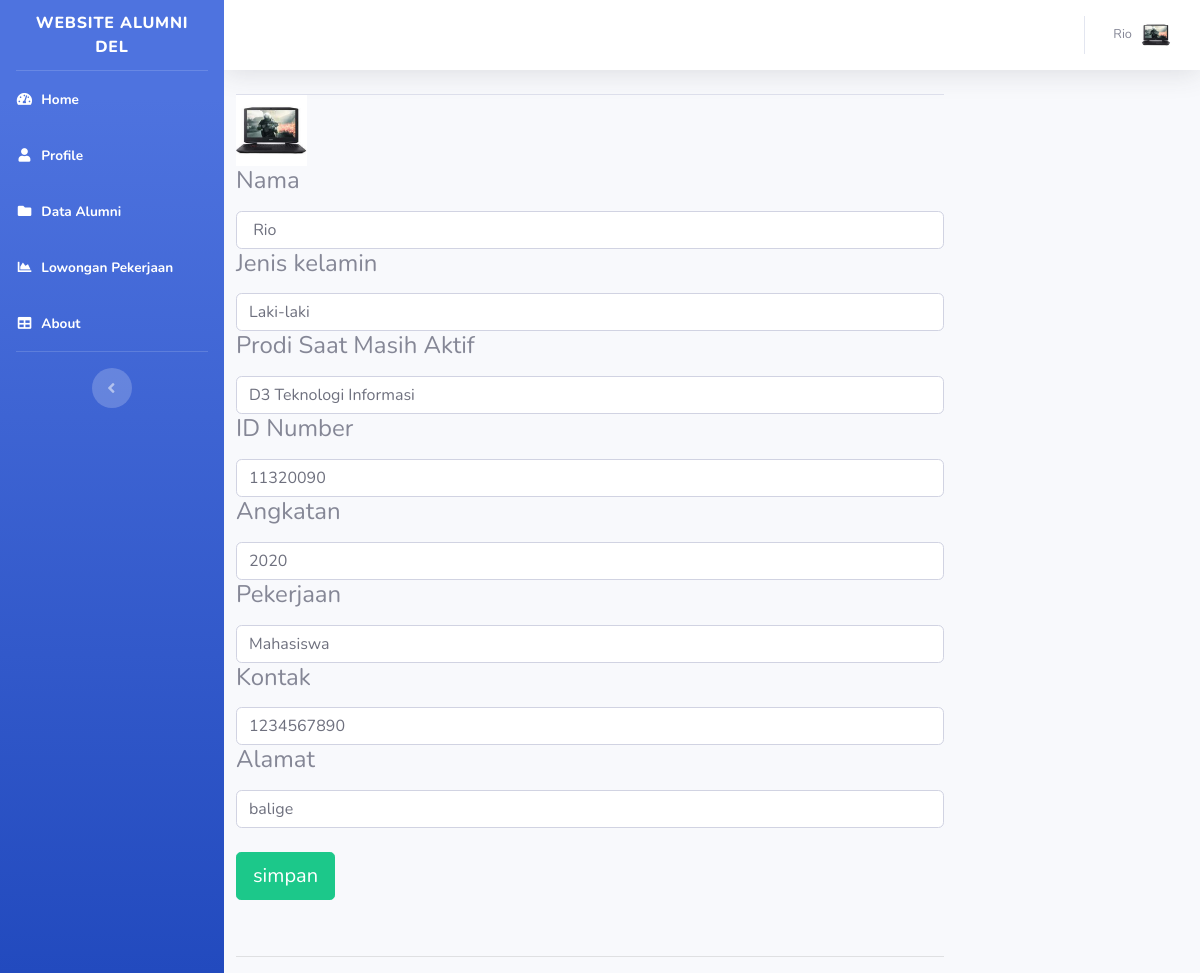
/edit2.php?id=5 (signed in), run on the app's committed database.
### tables this page shows
CREATE TABLE `user1` (
  `id_user` int(11) NOT NULL,
  `username` varchar(100) NOT NULL,
  `password` varchar(200) NOT NULL,
  `Nama` varchar(100) NOT NULL,
  `Jk` varchar(50) NOT NULL,
  `number_id` varchar(100) NOT NULL,
  `Angkatan` int(11) NOT NULL,
  `Pekerjaan` varchar(200) NOT NULL,
  `Kontak` varchar(20) NOT NULL,
  `Alamat` varchar(200) NOT NULL,
  `gambar` varchar(200) DEFAULT NULL,
  `Prodi` varchar(200) NOT NULL
);

### functions.php (called while the page is built, shortened)
<?php
include "login_syn.php";
function query($query){
	global $connect;
	$result = mysqli_query($connect,$query);
	$rows = [];
	while($row = mysqli_fetch_assoc($result)){
		$rows[] = $row;
	}
	return $rows;
}
?>

### edit2.php (the view, shortened to what this page needs)
<?php
include "login_syn.php";
include "functions.php";
$id_user = $_SESSION["id_user"];
$id = $_GET["id"];
  $ambil =query("SELECT * FROM user1 where id_user=$id")[0];
?>
<!DOCTYPE html>
<html lang="en">
<head>
    <link href="vendor/fontawesome-free/css/all.min.css" rel="stylesheet" type="text/css">
    <link href="css/sb-admin-2.min.css" rel="stylesheet">
    <link href="vendor/datatables/dataTables.bootstrap4.min.css" rel="stylesheet">
</head>
<body id="page-top">
    <div id="wrapper">
        <ul class="navbar-nav bg-gradient-primary sidebar sidebar-dark accordion" id="accordionSidebar">
            <a class="sidebar-brand d-flex align-items-center justify-content-center" href="">
                <div class="sidebar-brand-text mx-3">Website Alumni Del<sup></sup></div>
            </a>
            <hr class="sidebar-divider my-0">
             <li class="nav-item active">
                <a class="nav-link" href="home.php">
                    <i class="fas fa-fw fa-tachometer-alt"></i>
                    <span>Home</span></a>
            </li>
            <li class="nav-item active">
                <a class="nav-link" href="profile2.php">
                    <i class="fas fa-fw fa-user"></i>
                    <span>Profile</span></a>
            </li>
             <li class="nav-item active">
                <a class="nav-link" href="alumni2.php">
                    <i class="fas fa-fw fa-folder"></i>
                    <span>Data Alumni</span></a>
            </li>
             <li class="nav-item active">
                <a class="nav-link" href="loker2.php">
                    <i class="fas fa-fw fa-chart-area"></i>
                    <span>Lowongan Pekerjaan</span></a>
            </li>
            <li class="nav-item active">
                <a class="nav-link" href="about.php">
                    <i class="fas fa-fw fa-table"></i>
                    <span>About</span></a>
            </li>
            <hr class="sidebar-divider d-none d-md-block">
            <div class="text-center d-none d-md-inline">
                <button class="rounded-circle border-0" id="sidebarToggle"></button>
            </div>
        </ul>
        <div id="content-wrapper" class="d-flex flex-column">
            <div id="content">
                <nav class="navbar navbar-expand navbar-light bg-white topbar mb-4 static-top shadow">
                    <ul class="navbar-nav ml-auto">
                        <?php
                        $query = $connect->query("SELECT * From user1 where id_user = '$id_user' ");
                        foreach ($query as $key => $value) {
                        ?>
                        <li class="nav-item dropdown no-arrow">
                            <a class="nav-link dropdown-toggle" href="#" id="userDropdown" role="button"
                                data-toggle="dropdown" aria-haspopup="true" aria-expanded="false">
                                <span class="mr-2 d-none d-lg-inline text-gray-600 small"><?php echo $value['Nama']; ?></span>
                                <img class="img-profile rounded-circle"
                                    src="img/<?= $value['gambar']; ?>">
                            </a>
                        </li>
                        <?php }  ?>
                    </ul>
                </nav>
        <div class="col-sm-9">
            <ul class="nav nav-tabs">
              </ul>
          <div class="tab-content">
                  <form  action="" method="POST" enctype="multipart/form-data">
                                   <img src="img/<?= $value['gambar']; ?>" width="10%">
                            <div class="col-xs-6">
                              <label for="name"><h4>Nama</h4></label>
                              <input type="text" class="form-control"  name="name"  value="<?php echo $ambil['Nama']; ?>">
                              <label for="jk"><h4>Jenis kelamin</h4></label>
                              <input type="text" class="form-control" name="jk"  value="<?php echo $ambil['Jk'];  ?>">
                              <label for="Prodi"><h4>Prodi Saat Masih Aktif</h4></label>
                              <input type="text" class="form-control" name="prodi"  value="<?php echo $ambil['Prodi'];  ?>">
                              <label for="nim"><h4>ID Number</h4></label>
                              <input type="text" class="form-control" name="nim"  value="<?php echo $ambil['number_id'];?>">
                              </div>
                            <div class="col-xs-6">
                             <label for="angkatan"><h4>Angkatan</h4></label>
                              <input type="text" class="form-control" name="angkatan"  value="<?php echo $ambil['Angkatan'];?>">
                              <label for="pekerjaan"><h4>Pekerjaan</h4></label>
                              <input type="text" class="form-control" name="pekerjaan"  value="<?php echo $ambil['Pekerjaan'];?>">
                              <label for="kontak"><h4>Kontak</h4></label>
                              <input type="text" class="form-control" name="kontak" value="<?php echo $ambil['Kontak'];?>">
                              <label for="alamat"><h4>Alamat</h4></label>
                              <input type="text" class="form-control" name="alamat"  value="<?php echo $ambil['Alamat'];?>">
                        </div>
                        <div class="form-group">
                           <div class="col-xs-12">
                                <br>
                                <button class="btn btn-lg btn-success" name="simpan" type="submit">simpan</button>
                           </div>
                          </div>
                  </div>
                      <div class="form-group">
                           <div class="col-xs-12">
                                <br>
                      </div>
              <hr>
             </div>
              </div>
          </div>
                </div>
            </div>
</body>
</html>

### data on the page
user1: Nama "Rio", gambar (picture), name "Rio", jk "Laki-laki", prodi "D3 Teknologi Informasi", nim "11320090", angkatan "2020", pekerjaan "Mahasiswa", kontak "1234567890", alamat "balige"
